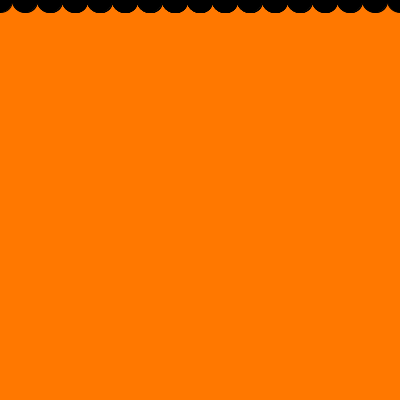
Frame 1 (no input)
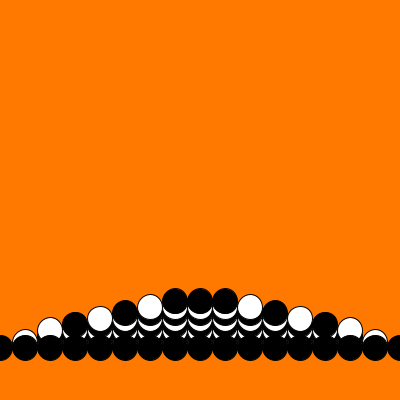
Frame 60 (the mouse pressed at the canvas centre just before this capture)
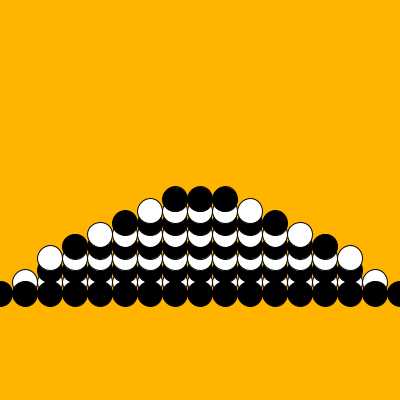
Frame 120 (the mouse held since frame 60 and released just before this capture)

The Processing sketch that drew these frames (run headless with seeded random() and noise(); from frame 60 on, the mouse is pressed at the canvas centre):

// Processing sketch: processing_51606
// ── processing_51606.pde

void setup() {
  size(400, 400);
  colorMode(HSB);
  loop();
  
}

float a = 0;
float e = 0;
float b = 0;
float c = 0;
float d = 0;
float f = 0;
float g = 0;
float h = 0;
float i = 0;
int col = 20;

void draw() {
  background(col,255,255);
  smooth();
fill(255);
    ellipse (25, a, 25, 25);
    ellipse (50, a, 25, 25);
    ellipse (75, a, 25, 25);
    ellipse (100, a, 25, 25);
    ellipse (125, a, 25, 25);
    ellipse (150, a, 25, 25);
    ellipse (175, a, 25, 25);
    ellipse (200, a, 25, 25);
    ellipse (225, a, 25, 25);
    ellipse (250, a, 25, 25);
    ellipse (275, a, 25, 25);
    ellipse (300, a, 25, 25);
    ellipse (325, a, 25, 25);
    ellipse (350, a, 25, 25);
    ellipse (375, a, 25, 25);
    
    fill(0);
  
    ellipse (50, b, 25, 25);
    ellipse (75, b, 25, 25);
    ellipse (100, b, 25, 25);
    ellipse (125, b, 25, 25);
    ellipse (150, b, 25, 25);
    ellipse (175, b, 25, 25);
    ellipse (200, b, 25, 25);
    ellipse (225, b, 25, 25);
    ellipse (250, b, 25, 25);
    ellipse (275, b, 25, 25);
    ellipse (300, b, 25, 25);
    ellipse (325, b, 25, 25);
    ellipse (350, b, 25, 25);
    
    fill(255);
    ellipse (50, c, 25, 25);
    ellipse (75, c, 25, 25);
    ellipse (100, c, 25, 25);
    ellipse (125, c, 25, 25);
    ellipse (150, c, 25, 25);
    ellipse (175, c, 25, 25);
    ellipse (200, c, 25, 25);
    ellipse (225, c, 25, 25);
    ellipse (250, c, 25, 25);
    ellipse (275, c, 25, 25);
    ellipse (300, c, 25, 25);
    ellipse (325, c, 25, 25);
    ellipse (350, c, 25, 25);
    
     fill(0);
    
    ellipse (75, d, 25, 25);
    ellipse (100, d, 25, 25);
    ellipse (125, d, 25, 25);
    ellipse (150, d, 25, 25);
    ellipse (175, d, 25, 25);
    ellipse (200, d, 25, 25);
    ellipse (225, d, 25, 25);
    ellipse (250, d, 25, 25);
    ellipse (275, d, 25, 25);
    ellipse (300, d, 25, 25);
    ellipse (325, d, 25, 25);
    
     fill(255);
    ellipse (100, f, 25, 25);
    ellipse (125, f, 25, 25);
    ellipse (150, f, 25, 25);
    ellipse (175, f, 25, 25);
    ellipse (200, f, 25, 25);
    ellipse (225, f, 25, 25);
    ellipse (250, f, 25, 25);
    ellipse (275, f, 25, 25);
    ellipse (300, f, 25, 25);

 fill(0);
    ellipse (125, g, 25, 25);
    ellipse (150, g, 25, 25);
    ellipse (175, g, 25, 25);
    ellipse (200, g, 25, 25);
    ellipse (225, g, 25, 25);
    ellipse (250, g, 25, 25);
    ellipse (275, g, 25, 25);
    
     fill(255);

    ellipse (150, h, 25, 25);
    ellipse (175, h, 25, 25);
    ellipse (200, h, 25, 25);
    ellipse (225, h, 25, 25);
    ellipse (250, h, 25, 25);

    
     fill(0);
    ellipse (175, i, 25, 25);
    ellipse (200, i, 25, 25);
    ellipse (225, i, 25, 25);
    
   
 
    
    
 fill(0);
    ellipse (0, e, 25, 25);
    ellipse (25, e, 25, 25);
    ellipse (50, e, 25, 25);
    ellipse (75, e, 25, 25);
    ellipse (100, e, 25, 25);
    ellipse (125, e, 25, 25);
    ellipse (150, e, 25, 25);
    ellipse (175, e, 25, 25);
    ellipse (200, e, 25, 25);
    ellipse (225, e, 25, 25);
    ellipse (250, e, 25, 25);
    ellipse (275, e, 25, 25);
    ellipse (300, e, 25, 25);
    ellipse (325, e, 25, 25);
    ellipse (350, e, 25, 25);
    ellipse (375, e, 25, 25);
    ellipse (400, e, 25, 25);
    
  a = a - 1; 
  if (a < 0) { 
    a = height; 
  } 
   b = b - 1.1; 
  if (b < 0) { 
    b = height; 
   } 
   c = c - 1.2; 
  if (c < 0) { 
    c = height; 
  } 
  
  d = d - 1.3; 
  if (d < 0) { 
    d = height; 
  } 
  
  f = f - 1.4; 
  if (f < 0) { 
    f = height; 
  } 
  
  g= g - 1.5; 
  if (g < 0) { 
    g = height; 
  } 
  
  h= h - 1.6; 
  if (h < 0) { 
    h = height; 
  } 
  
  i= i - 1.7; 
  if (i < 0) { 
    i = height; 
  } 
    e = e - .9; 
  if (e < 0) { 
    e = height; 
  } 
  
  
}

void mousePressed(){
col+=10;
col%=255;
println("KeenanGratch (:D)");
}
